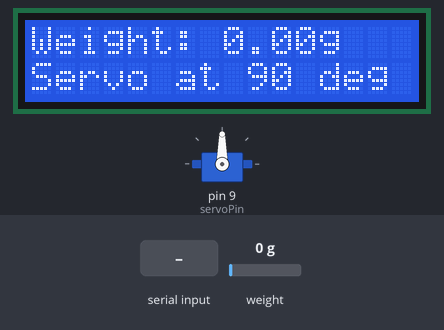
Simulated run of this sketch. Board: Arduino Uno, built with avr-gcc and run on an emulated ATmega328P. Shown: 16×2 character LCD, servo. Inputs (shaded band) come from the test bench; at power-on: weight on the scale 0 g. What the sketch prints to the serial monitor is not drawn.

Above: at 5.6 s.
5.7 s: weight on the scale set to 89 g
At 7.3 s:
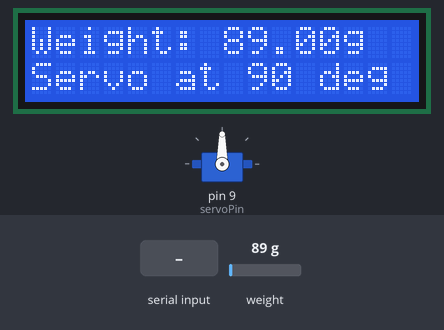
7.8 s: weight on the scale set to 106 g
At 9.3 s:
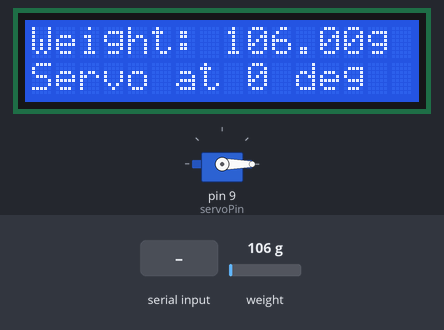
9.6 s: "t" received over Serial
At 10.6 s:
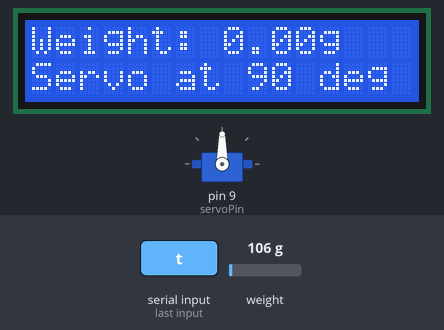
11.4 s: weight on the scale set to 100 g
At 12.9 s:
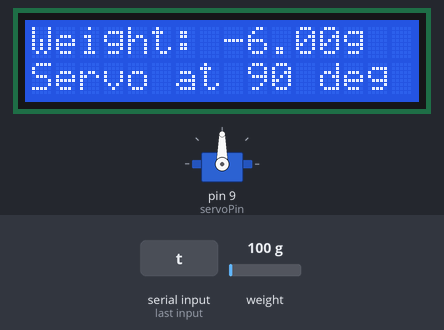
Timing chart, 0 to 14.2 s (numbered marks = the images above; inputs shaded):
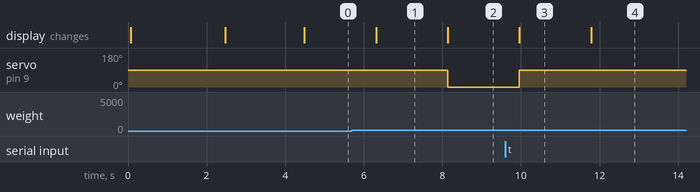

Measured:
- the behaviour switches between 99 and 100 g on weight on the scale (found by bisection; images 1 and 2)
- after the input at 5.7 s, the display: changes after 0.61 s (image 1)
- after the input at 7.8 s, servo on pin 9 (servoPin): 90° → 0° after 0.34 s; the display: changes after 0.34 s (image 2)
- after the input at 9.6 s, servo on pin 9 (servoPin): 0° → 90° after 0.36 s; the display: changes after 0.36 s (image 3)
- after the input at 11.4 s, the display: changes after 0.38 s (image 4)

The sketch:

lcd_loadcell.ino
```cpp
#include <HX711_ADC.h>
#include <Servo.h>
#include <LiquidCrystal.h>  // Include the LiquidCrystal library

// pins:
const int HX711_dout = 4; // mcu > HX711 dout pin
const int HX711_sck = 5;  // mcu > HX711 sck pin
const int servoPin = 9;    // Pin for the servo

// LCD pin configuration (without I2C)
const int rs = 7, en = 8, d4 = 10, d5 = 11, d6 = 12, d7 = 13; // Adjust pin numbers as needed

// HX711 constructor:
HX711_ADC LoadCell(HX711_dout, HX711_sck);
Servo myServo;  // Create a Servo object

LiquidCrystal lcd(rs, en, d4, d5, d6, d7);  // Initialize the LCD

const int calVal_eepromAdress = 0;
unsigned long t = 0;

void setup() {
  Serial.begin(57600); delay(10);
  Serial.println();
  Serial.println("Starting...");

  // Initialize LCD
  lcd.begin(16, 2);  // Set up the LCD's number of columns and rows
  lcd.print("Initializing...");

  LoadCell.begin();
  float calibrationValue = 696.0; // Calibration value for the load cell
  LoadCell.setCalFactor(calibrationValue); // Set calibration value

  unsigned long stabilizingtime = 2000; // Allow some time for stabilization
  boolean _tare = true; // Set this to false if you don't want tare
  LoadCell.start(stabilizingtime, _tare);

  if (LoadCell.getTareTimeoutFlag()) {
    lcd.clear();
    lcd.print("HX711 Timeout");
    Serial.println("Timeout, check MCU>HX711 wiring and pin designations");
    while (1);
  } else {
    lcd.clear();
    lcd.print("Startup done");
    Serial.println("Startup is complete");
  }

  myServo.attach(servoPin);  // Attach the servo on the specified pin
  myServo.write(90);  // Set servo to 90 degrees initially
  Serial.println("Servo at 90 degrees");

  delay(2000);  // Display "Startup done" for 2 seconds before clearing the screen
  lcd.clear();
}

void loop() {
  static boolean newDataReady = 0;
  const int serialPrintInterval = 0; // Increase value to slow down serial print activity

  // Check for new data/start next conversion:
  if (LoadCell.update()) newDataReady = true;

  // Get smoothed value from the dataset:
  if (newDataReady) {
    if (millis() > t + serialPrintInterval) {
      float weight = LoadCell.getData();
      Serial.print("Load_cell output val: ");
      Serial.println(weight);

      // Clear the LCD before printing new values
      lcd.clear();
      lcd.setCursor(0, 0);  // Set cursor to the first row, first column
      lcd.print("Weight: ");
      lcd.print(weight);    // Display weight value
      lcd.print("g");

      // Check if the weight is 1000g or more
      if (weight >= 100.0) {
        myServo.write(0);  // Move servo to 0 degrees
        Serial.println("Servo moved to 0 degrees");

        lcd.setCursor(0, 1);  // Set cursor to the second row
        lcd.print("Servo at 0 deg");
      } else {
        myServo.write(90);  // Keep the servo at 90 degrees otherwise
        lcd.setCursor(0, 1);  // Set cursor to the second row
        lcd.print("Servo at 90 deg");
      }

      // Add delay for LCD to display the values properly
      delay(600);  // Delay for 1 second (1000 ms)

      newDataReady = 0;
      t = millis();
    }
  }

  // Receive command from serial terminal, send 't' to initiate tare operation:
  if (Serial.available() > 0) {
    char inByte = Serial.read();
    if (inByte == 't') LoadCell.tareNoDelay();
  }

  // Check if last tare operation is complete:
  if (LoadCell.getTareStatus() == true) {
    Serial.println("Tare complete");
  }
}
```
